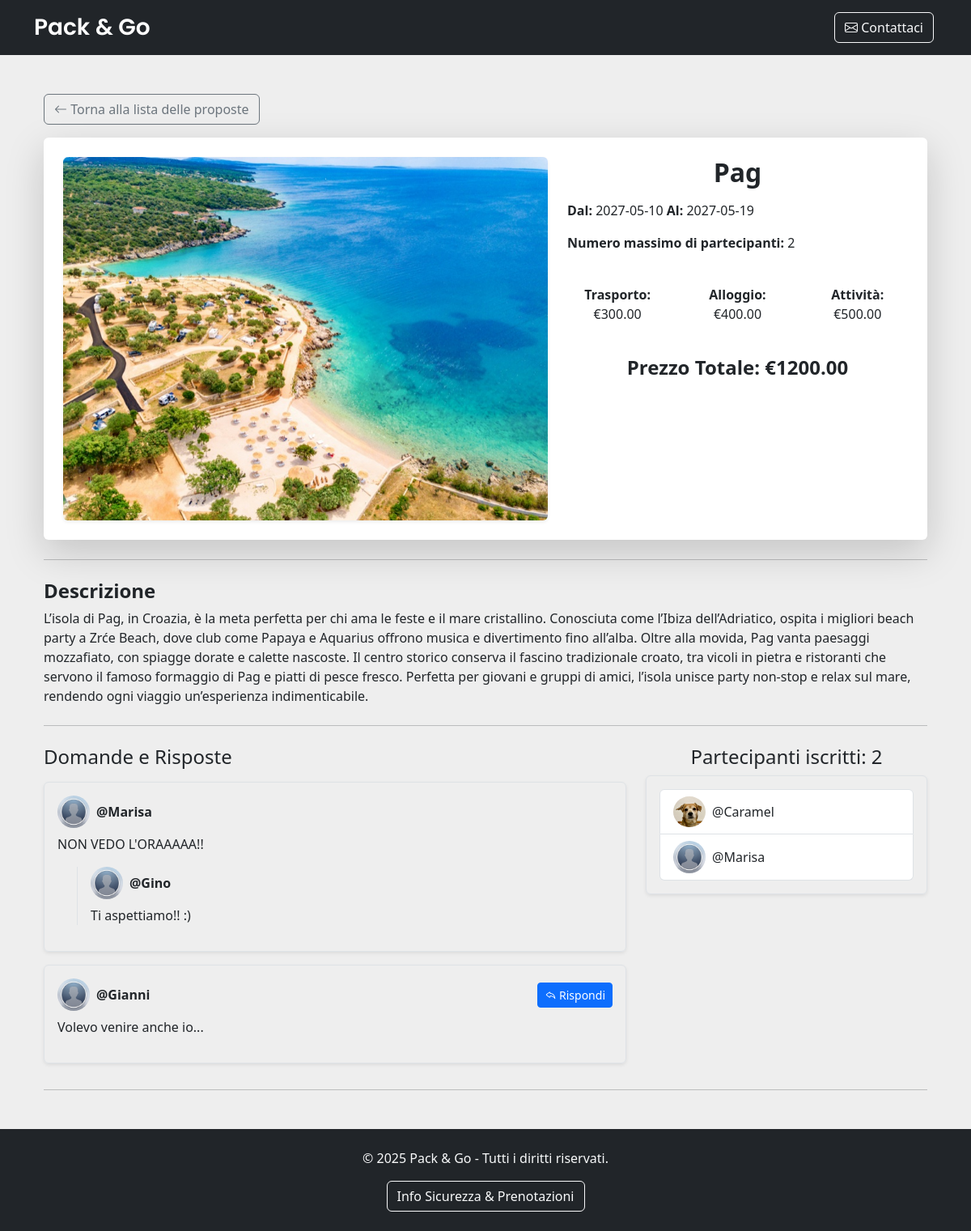
Page /proposta/6 (signed in) on the committed database.
### tables this page shows
CREATE TABLE "proposte_viaggio" (
	"id"	INTEGER,
	"id_coordinatore"	INTEGER NOT NULL,
	"destinazione"	TEXT NOT NULL,
	"data_inizio"	TEXT NOT NULL,
	"data_fine"	TEXT NOT NULL,
	"num_massimo"	INTEGER NOT NULL,
	"descrizione"	TEXT NOT NULL,
	"budget_trasporto"	REAL,
	"budget_alloggio"	REAL,
	"budget_attivita"	REAL,
	"stato"	INTEGER NOT NULL,
	"immagine"	TEXT,
	PRIMARY KEY("id" AUTOINCREMENT),
	FOREIGN KEY("id_coordinatore") REFERENCES "utenti"("id")
);

CREATE TABLE "utenti" (
	"id"	INTEGER,
	"username"	TEXT NOT NULL UNIQUE,
	"password"	TEXT NOT NULL,
	"tipo_utente"	INTEGER NOT NULL,
	"nome"	TEXT,
	"immagine_profilo"	TEXT,
	PRIMARY KEY("id" AUTOINCREMENT)
);

CREATE TABLE "domande_risposte" (
	"id"	INTEGER,
	"id_proposta"	INTEGER NOT NULL,
	"id_viaggiatore"	INTEGER NOT NULL,
	"domanda"	TEXT NOT NULL,
	"risposta"	TEXT,
	"data_domanda"	TEXT NOT NULL,
	"data_risposta"	TEXT,
	PRIMARY KEY("id" AUTOINCREMENT),
	FOREIGN KEY("id_proposta") REFERENCES "proposte_viaggio"("id"),
	FOREIGN KEY("id_viaggiatore") REFERENCES "utenti"("id")
);

### app.py (the view)
@app.route('/proposta/<int:id_proposta>')
@login_required
def proposta(id_proposta):
    proposta = proposte_viaggio_dao.get_proposta_by_id(id_proposta)
    if not proposta:
        flash("Errore: La proposta richiesta non esiste.", "danger")
        return redirect(url_for('dashboard'))
    is_proprietario = current_user.tipo_utente == 1 and proposta['id_coordinatore'] == current_user.id
    if proposta['stato'] == 0 and not is_proprietario:
        flash("Errore: La proposta richiesta non esiste.", "danger")
        return redirect(url_for('dashboard'))
    posti_disponibili = prenotazioni_dao.get_posti_disponibili(id_proposta) if current_user.tipo_utente == 0 else None
    partecipanti = prenotazioni_dao.get_partecipanti_by_proposta(id_proposta) if is_proprietario else []
    domande_raw = domande_risposte_dao.get_domande_by_proposta(id_proposta)
    prenotato = id_proposta in [p['id_proposta'] for p in prenotazioni_dao.get_prenotazioni_by_viaggiatore(current_user.id)] if current_user.tipo_utente == 0 else None
    domande = []
    for domanda in domande_raw:
        utente = utenti_dao.get_user_by_id(domanda["id_viaggiatore"])  # Recupera i dati dell'utente
        coordinatore = utenti_dao.get_user_by_id(proposta["id_coordinatore"])  # Dati del coordinatore
        domande.append({
            "id": domanda["id"],
            "domanda": domanda["domanda"],
            "risposta": domanda["risposta"] if domanda["risposta"] else None,               # Se non c'è risposta, passa None
            "data_domanda": domanda["data_domanda"],
            "data_risposta": domanda["data_risposta"] if domanda["risposta"] else None,     # Se non c'è risposta, passa None
            "username_utente": utente["username"] if utente else "Utente Sconosciuto",
            "immagine_utente": utente["immagine_profilo"] if utente and utente["immagine_profilo"] else "default_pro_pic.jpg",
            "username_coordinatore": coordinatore["username"] if coordinatore else "Coordinatore Sconosciuto",
            "immagine_coordinatore": coordinatore["immagine_profilo"] if coordinatore and coordinatore["immagine_profilo"] else "default_pro_pic.jpg"
        })
    return render_template('proposta.html', proposta=proposta, partecipanti=partecipanti, domande=domande, posti_disponibili=posti_disponibili, prenotato=prenotato, is_proprietario=is_proprietario)

### app.py (called while the page is built)
@login_manager.user_loader
def load_user(user_id):
    db_user = utenti_dao.get_user_by_id(user_id)        # Ottiene un utente dal database
    return User(
    id=db_user['id'],
    username=db_user['username'],
    password=db_user['password'],
    tipo_utente=db_user['tipo_utente'],
    nome=db_user['nome'],
    immagine_profilo=db_user['immagine_profilo']
) if db_user else None                                  # Restituisce un oggetto User se l'utente esiste, altrimenti None

### domande_risposte_dao.py (called while the page is built)
def get_domande_by_proposta(id_proposta):
    conn = sqlite3.connect(DB_PATH)
    conn.row_factory = sqlite3.Row
    cursor = conn.cursor()
    sql = '''SELECT * FROM domande_risposte WHERE id_proposta = ? ORDER BY data_domanda DESC'''  # Ordiniamo per data di domanda decrescente
    cursor.execute(sql, (id_proposta,))
    domande = cursor.fetchall()
    cursor.close()
    conn.close()
    return domande

### prenotazioni_dao.py (called while the page is built)
def get_partecipanti_by_proposta(id_proposta):
    conn = sqlite3.connect(DB_PATH)
    conn.row_factory = sqlite3.Row
    cursor = conn.cursor()
    sql = '''
        SELECT utenti.id, utenti.username, utenti.immagine_profilo
        FROM prenotazioni
        JOIN utenti ON prenotazioni.id_viaggiatore = utenti.id
        WHERE prenotazioni.id_proposta = ?
    '''  # Seleziona l'id, il nome utente e l'immagine profilo degli utenti che hanno prenotato il viaggio con l'id passato come parametro
    cursor.execute(sql, (id_proposta,))
    partecipanti = cursor.fetchall()
    cursor.close()
    conn.close()
    return partecipanti

### proposte_viaggio_dao.py (called while the page is built)
def get_proposta_by_id(id_proposta):
    conn = sqlite3.connect(DB_PATH)
    conn.row_factory = sqlite3.Row
    cursor = conn.cursor()
    sql = 'SELECT * FROM proposte_viaggio WHERE id = ?'
    cursor.execute(sql, (id_proposta,))
    proposta = cursor.fetchone()
    cursor.close()
    conn.close()
    return proposta

### utenti_dao.py (called while the page is built)
def get_user_by_id(id):
    conn = sqlite3.connect(DB_PATH)
    conn.row_factory = sqlite3.Row
    cursor = conn.cursor()
    sql = 'SELECT * FROM utenti WHERE id = ?'   # Query che prende tutti i campi dell'utente con l'id specificato
    cursor.execute(sql, (id,))                  # Cursor.execute() accetta una tupla come secondo argomento quindi (id,) è una tupla con un solo elemento, per questo serve la virgola
    user = cursor.fetchone()
    cursor.close()
    conn.close()
    return user

### templates/proposta.html (shortened to what this page needs)
{% extends "base.html" %}
{% block content %}
<div class="container mt-5">
    <div class="mb-3">
        <a href="{{ url_for('dashboard') }}" class="btn btn-outline-secondary">
            <i class="bi bi-arrow-left"></i> Torna alla lista delle proposte
        </a>
    </div>
    <div class="card shadow-lg border-0 rounded">
        <div class="card-body p-4">
            <div class="row">
                <div class="col-md-7 d-flex align-items-stretch">
                    <img src="{{ url_for('static', filename='uploads/proposte/' ~ (proposta.immagine or 'default_travel_pic.jpg')) }}"
                         alt="Immagine Proposta" class="img-fluid rounded shadow-sm w-100 h-100 object-fit-cover">
                </div>
                <div class="col-md-5">
                    <h2 class="fw-bold text-center mb-3">{{ proposta.destinazione }}</h2>
                    <p><strong>Dal:</strong> {{ proposta.data_inizio }} <strong>Al:</strong> {{ proposta.data_fine }}</p>
                    <p><strong>Numero massimo di partecipanti:</strong> {{ proposta.num_massimo }}</p>
                    <br>
                    <div class="row text-center">
                        <div class="col-md-4"><strong>Trasporto:</strong> €{{ "%.2f"|format(proposta.budget_trasporto or 0) }}</div>
                        <div class="col-md-4"><strong>Alloggio:</strong> €{{ "%.2f"|format(proposta.budget_alloggio or 0) }}</div>
                        <div class="col-md-4"><strong>Attività:</strong> €{{ "%.2f"|format(proposta.budget_attivita or 0) }}</div>
                    </div>
                    <br>
                    <h4 class="text-center fw-bold mt-3">Prezzo Totale: €{{ "%.2f"|format((proposta.budget_trasporto or 0) + (proposta.budget_alloggio or 0) + (proposta.budget_attivita or 0)) }}</h4>
                </div>
            </div>
        </div>
    </div>
    <hr class="my-4">
    <div class="mt-4">
        <h4 class="fw-bold">Descrizione</h4>
        <p>{{ proposta.descrizione }}</p>
    </div>
    <hr class="my-4">
    <div class="row mt-4">
        <div class="col-md-8">
            <h4>Domande e Risposte</h4>
            <div class="mt-3">
                {% for domanda in domande %}
                    <div class="mb-3 border p-3 rounded shadow-sm">
                        <div class="d-flex justify-content-between align-items-center">
                            <div class="d-flex align-items-center">
                                <img src="{{ url_for('static', filename='uploads/profili/' ~ (domanda.immagine_utente or 'default_pro_pic.jpg')) }}"
                                     alt="Immagine Utente" class="rounded-circle me-2" width="40">
                                <strong>@{{ domanda.username_utente or 'Utente' }}</strong>
                            </div>
                            {% if not domanda.risposta and is_proprietario %}
                                <button class="btn btn-primary btn-sm" data-bs-toggle="modal" data-bs-target="#confirmAnswerModal{{ domanda.id }}">
                                    <i class="bi bi-reply"></i> Rispondi
                                </button>
                            {% endif %}
                        </div>
                        <p class="mt-2">{{ domanda.domanda }}</p>
                        {% if domanda.risposta %}
                            <div class="ms-4 mt-2 border-start ps-3">
                                <div class="d-flex align-items-center">
                                    <img src="{{ url_for('static', filename='uploads/profili/' ~ (domanda.immagine_coordinatore or 'default_pro_pic.jpg')) }}"
                                         alt="Immagine Coordinatore" class="rounded-circle me-2" width="40">
                                    <strong>@{{ domanda.username_coordinatore or 'Coordinatore' }}</strong>
                                </div>
                                <p class="mt-2">{{ domanda.risposta }}</p>
                            </div>
                        {% endif %}
                    </div>
                {% endfor %}
            </div>
        </div>
        <div class="col-md-4 text-center">
            {% if current_user.tipo_utente == 0 %}
                <h5 class="text-success fw-bold">Prenota ora!</h5>
                <p class="mb-1">Posti disponibili: <strong>{{ posti_disponibili if posti_disponibili is not none else 'N/A' }}</strong></p>
                {% if prenotato %}
                    <button class="btn btn-secondary w-100" disabled>Già prenotato</button>
                {% elif posti_disponibili > 0 %}
                    <button class="btn btn-success w-100" data-bs-toggle="modal" data-bs-target="#confirmBookingModal">
                        Prenota
                    </button>
                {% else %}
                    <button class="btn btn-secondary w-100" disabled>Non disponibile</button>
                {% endif %}
            {% elif is_proprietario %}
                <h4 class="text-center">Partecipanti iscritti: {{ partecipanti|length }}</h4>
                <div class="border rounded shadow-sm p-3" style="max-height: 250px; overflow-y: auto;">
                    <ul class="list-group">
                        {% for partecipante in partecipanti %}
                            <li class="list-group-item d-flex align-items-center">
                                <img src="{{ url_for('static', filename='uploads/profili/' ~ (partecipante.immagine_profilo or 'default_pro_pic.jpg')) }}"
                                     alt="Immagine Partecipante" class="rounded-circle me-2" width="40">
                                @{{ partecipante.username }}
                            </li>
                        {% endfor %}
                    </ul>
                </div>
            {% endif %}
        </div>
    </div>
    <hr>
</div>
{% endblock %}

### static/css/style.css (style rules this page uses)
body { position: relative; background-color:#EEEEEE; }

### rows in the picture
proposte_viaggio: immagine (picture), destinazione "Pag", data_inizio "2027-05-10", data_fine "2027-05-19", num_massimo "2", budget_trasporto "300.00", budget_alloggio "400.00", budget_attivita "500.00", budget_trasporto+budget_alloggio+budget_attivita "1200.00", descrizione "L’isola di Pag, in Croazia, è la meta perfetta per chi ama le feste e il mare cristallino. Conosciuta come l’Ibiza dell’Adriatico, ospita i migliori beach party a Zrće Beach, dove club come Papaya e Aquarius offrono musica e divertimento fino all’alba. Oltre alla movida, Pag vanta paesaggi mozzafiato, con spiagge dorate e calette nascoste. Il centro storico conserva il fascino tradizionale croato, tra vicoli in pietra e ristoranti che servono il famoso formaggio di Pag e piatti di pesce fresco. Perfetta per giovani e gruppi di amici, l’isola unisce party non-stop e relax sul mare, rendendo ogni viaggio un’esperienza indimenticabile."
utenti: immagine_profilo (placeholder picture), username "Marisa", username "Marisa"
domande_risposte: domanda "NON VEDO L'ORAAAAA!!", risposta "Ti aspettiamo!! :)"
utenti: immagine_profilo (placeholder picture), username "Gino"
utenti: immagine_profilo (placeholder picture), username "Gianni"
domande_risposte: domanda "Volevo venire anche io..."
utenti: immagine_profilo (picture), username "Caramel"

### other values in the picture
{{ partecipanti|length }} "2"
